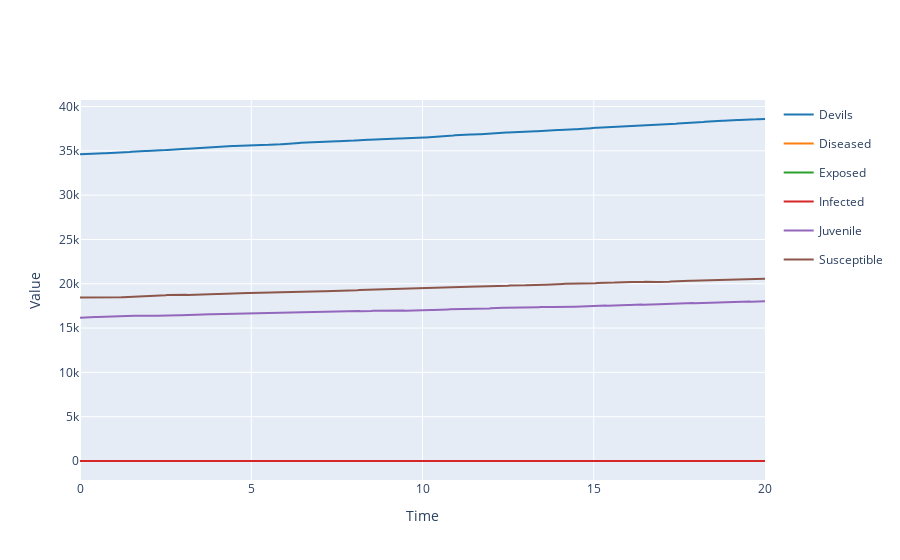

Notebook source saved alongside this figure:
### Code cell
results = model.run(solver=solver)
results.plotplotly()

### Figure 1 — Plotly figure (JSON) as saved in the notebook; plotly's stock layout.template omitted (floating-point values rounded to 4 significant figures; data arrays with more than 128 entries replaced by an {"elided": "..."} marker saying what was removed)
{"data": [{"legendgroup": "Devils", "line": {"color": "#1f77b4"}, "mode": "lines", "name": "Devils", "type": "scatter", "x": {"elided": "401 float values"}, "y": {"elided": "401 int values"}}, {"legendgroup": "Diseased", "line": {"color": "#ff7f0e"}, "mode": "lines", "name": "Diseased", "type": "scatter", "x": {"elided": "401 float values"}, "y": {"elided": "401 int values"}}, {"legendgroup": "Exposed", "line": {"color": "#2ca02c"}, "mode": "lines", "name": "Exposed", "type": "scatter", "x": {"elided": "401 float values"}, "y": {"elided": "401 int values"}}, {"legendgroup": "Infected", "line": {"color": "#d62728"}, "mode": "lines", "name": "Infected", "type": "scatter", "x": {"elided": "401 float values"}, "y": {"elided": "401 int values"}}, {"legendgroup": "Juvenile", "line": {"color": "#9467bd"}, "mode": "lines", "name": "Juvenile", "type": "scatter", "x": {"elided": "401 float values"}, "y": {"elided": "401 int values"}}, {"legendgroup": "Susceptible", "line": {"color": "#8c564b"}, "mode": "lines", "name": "Susceptible", "type": "scatter", "x": {"elided": "401 float values"}, "y": {"elided": "401 int values"}}], "layout": {"showlegend": true, "title": {"text": ""}, "xaxis": {"title": {"text": "Time"}}, "yaxis": {"title": {"text": "Value"}}}}
